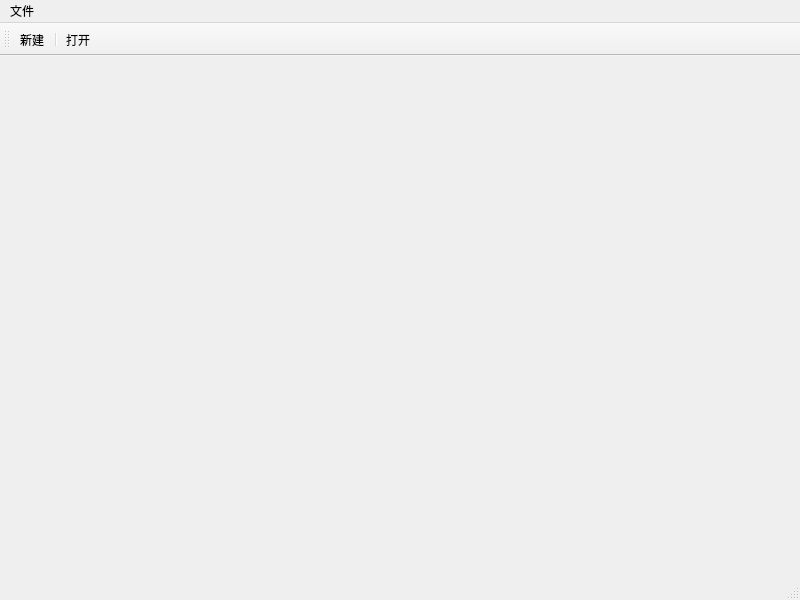
<?xml version="1.0" encoding="UTF-8"?>
<ui version="4.0">
 <class>MainWindow</class>
 <widget class="QMainWindow" name="MainWindow">
  <property name="geometry">
   <rect>
    <x>0</x>
    <y>0</y>
    <width>800</width>
    <height>600</height>
   </rect>
  </property>
  <property name="windowTitle">
   <string>MainWindow</string>
  </property>
  <widget class="QWidget" name="centralwidget"/>
  <widget class="QMenuBar" name="menubar">
   <property name="geometry">
    <rect>
     <x>0</x>
     <y>0</y>
     <width>800</width>
     <height>25</height>
    </rect>
   </property>
   <widget class="QMenu" name="menu">
    <property name="title">
     <string>文件</string>
    </property>
    <addaction name="actionnew_2"/>
    <addaction name="separator"/>
    <addaction name="actionopen"/>
   </widget>
   <addaction name="menu"/>
  </widget>
  <widget class="QStatusBar" name="statusbar"/>
  <widget class="QToolBar" name="toolBar">
   <property name="windowTitle">
    <string>toolBar</string>
   </property>
   <attribute name="toolBarArea">
    <enum>TopToolBarArea</enum>
   </attribute>
   <attribute name="toolBarBreak">
    <bool>false</bool>
   </attribute>
   <addaction name="actionnew_2"/>
   <addaction name="separator"/>
   <addaction name="actionopen"/>
  </widget>
  <action name="actionnew">
   <property name="text">
    <string>new</string>
   </property>
  </action>
  <action name="actionnew_2">
   <property name="text">
    <string>新建</string>
   </property>
  </action>
  <action name="actionopen">
   <property name="text">
    <string>打开</string>
   </property>
  </action>
 </widget>
 <resources/>
 <connections/>
</ui>
